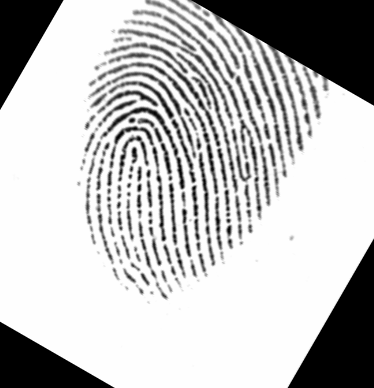
#> input picture Rotated Image.tif, 374 x 388 px
$ python -i fingerprintfeature_extraction.py   (imports and definitions only)
#> lines starting #> are read from the running program, lines starting #| are printed output that depends on the picture; after the words box and inside, x2 and y2 are one past the last pixel; in counts of white or black regions, pixels touching at a corner belong together
#> further down, picture is the input picture: shape (388, 374, 3); min 0, max 254, mean 190.9
import cv2
import numpy as np
import skimage.morphology
from skimage.morphology import convex_hull_image, erosion
from skimage.morphology import square
import math

class MinutiaeFeature(object):
    # [5 lines left out: function __init__, not called in this run]

class FingerprintFeatureExtractor(object):
    def __init__(self):
        self._mask = []
        self._skel = []
        self.minutiaeTerm = []
        self.minutiaeBif = []
        self._spuriousMinutiaeThresh = 10

    def setSpuriousMinutiaeThresh(self, spuriousMinutiaeThresh):
        self._spuriousMinutiaeThresh = spuriousMinutiaeThresh

    def __skeletonize(self, img):
        img = np.uint8(img > 128)
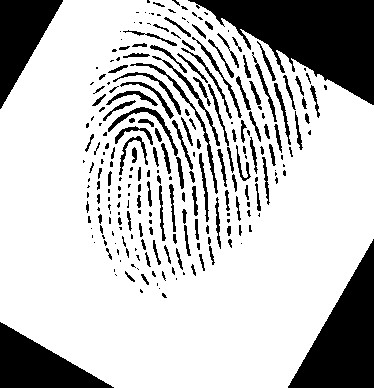
#> img: shape (388, 374, 3); values 0 (black) and 1 (white), 75.9% white; 243 black regions (119 under 20 px), largest, box (x1, y1, x2, y2) and area: (188, 0, 374, 105) 9989, (288, 239, 374, 388) 6469, (0, 322, 114, 388) 3810
        self._skel = skimage.morphology.skeletonize(img)
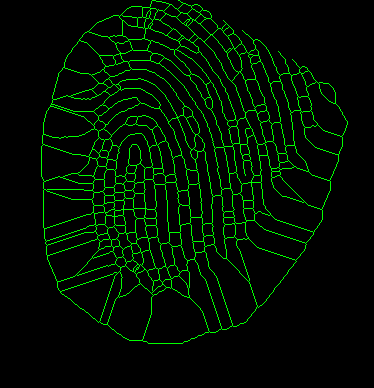
#> self._skel: shape (388, 374, 3) bool; mean of channels 0, 1, 2 0, 0.0588, 0; drawn as B, G, R
        self._skel = np.uint8(self._skel) * 255
        self._mask = img * 255

    # [28 lines left out: function __computeAngle, not called in this run]

    def __getTerminationBifurcation(self):
        self._skel = self._skel == 255
#> (the run stopped early here; a loop or call above may not have finished)

$ run again, on 2.jpg
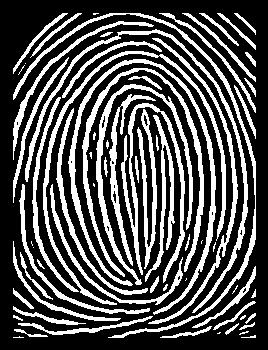
#> input picture 2.jpg, 268 x 350 px
#> picture is the input picture: shape (350, 268, 3); min 0, max 255, mean 81.3
#> img: shape (350, 268, 3); values 0 (black) and 1 (white), 31.6% white; 69 white regions (18 under 20 px), largest, box (x1, y1, x2, y2) and area: (68, 59, 216, 315) 2580, (43, 51, 226, 305) 2157, (25, 29, 248, 313) 2134
#> in __skeletonize, `self._skel = skimage.morphology.skeletonize(img)`:
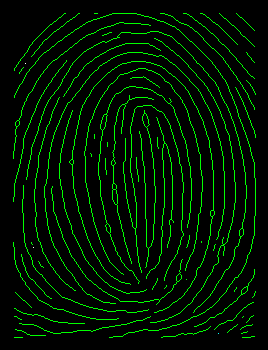
#> self._skel: shape (350, 268, 3) bool; mean of channels 0, 1, 2 3.2e-05, 0.0769, 2.13e-05; drawn as B, G, R

$ run again, on 3.jpg
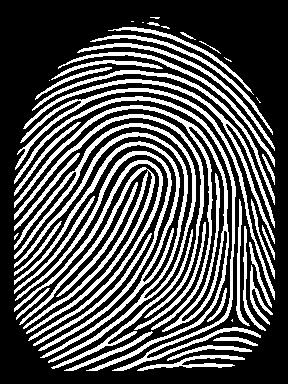
#> input picture 3.jpg, 288 x 384 px
#> picture is the input picture: shape (384, 288, 3); min 0, max 255, mean 82.2
#> img: shape (384, 288, 3); values 0 (black) and 1 (white), 32.2% white; 50 white regions (9 under 20 px), largest, box (x1, y1, x2, y2) and area: (14, 123, 196, 363) 3875, (14, 105, 229, 371) 3800, (14, 96, 261, 371) 2454
#> in __skeletonize, `self._skel = skimage.morphology.skeletonize(img)`:
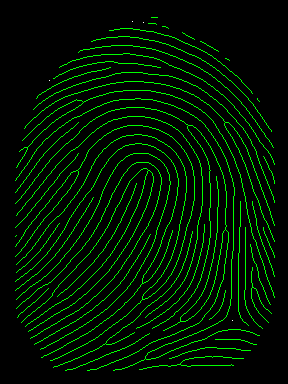
#> self._skel: shape (384, 288, 3) bool; mean of channels 0, 1, 2 3.62e-05, 0.0779, 3.62e-05; drawn as B, G, R
